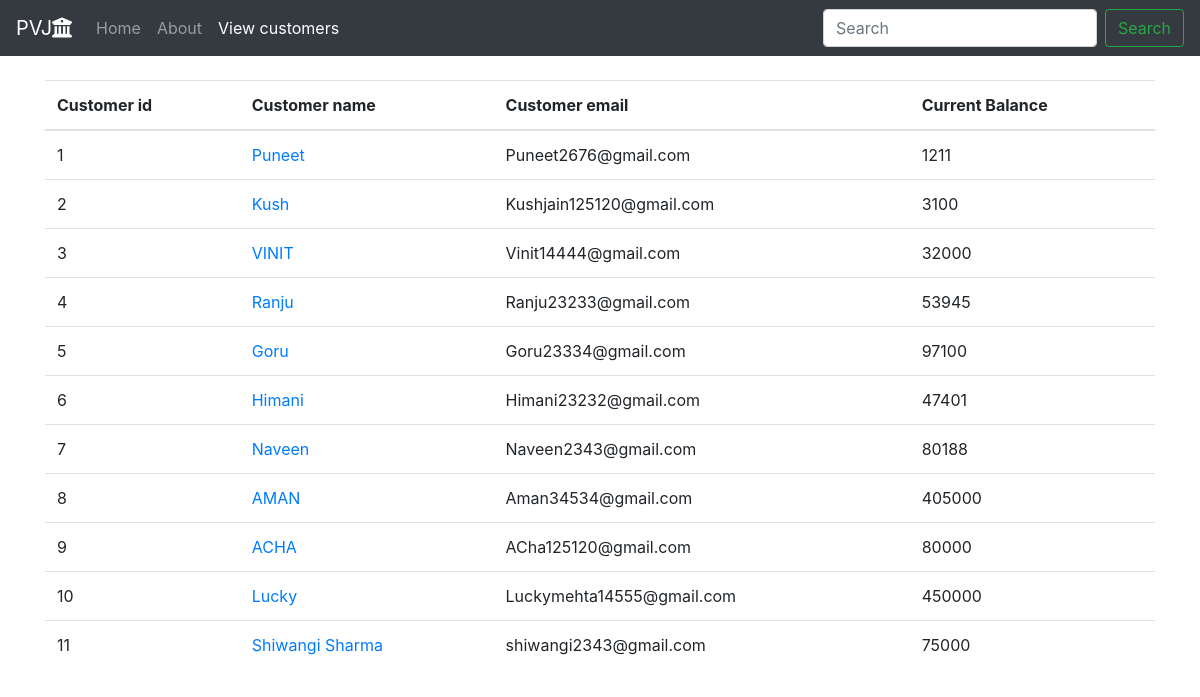
The page /customers.php on the database its author committed.
### tables this page shows
CREATE TABLE IF NOT EXISTS `customer` (
  `id` int(30) NOT NULL AUTO_INCREMENT,
  `name` varchar(255) NOT NULL,
  `email` varchar(255) NOT NULL,
  `CurrentBalance` int(30) NOT NULL,
  PRIMARY KEY (`id`)
);

### functions.php (the view)
<?php
$conn = mysqli_connect("localhost:3308","root","", "hdfc_bank");
function get_customer(){
    global $conn;
$get_customer="SELECT * FROM customer";
$run_customer=mysqli_query($conn, $get_customer);
While($row_customer=mysqli_fetch_array($run_customer)){
            $customer_id=$row_customer['id'];
            $customer_name = $row_customer['name'];
            $customer_email = $row_customer['email'];
            $customer_Balance = $row_customer['CurrentBalance'];
            echo
      "<tr>
            <td>$customer_id</td>
            <td><a href='details.php?customer_id=$customer_id'>$customer_name</a></td>
            <td>$customer_email </td>
            <td>$customer_Balance </td>
            </tr>
    ";
        }
    }
    ?>

### customers.php (shortened to what this page needs)
<!doctype html>
<html lang="en">
<?php
    include("functions.php");
?>
<head>
  <link rel="stylesheet" href="style.css">
  <link rel="stylesheet" href="https://cdn.jsdelivr.net/npm/bootstrap@4.5.3/dist/css/bootstrap.min.css"
>
  <link rel="stylesheet" href="https://stackpath.bootstrapcdn.com/font-awesome/4.7.0/css/font-awesome.min.css">
</head>
<body>
  <nav class="navbar navbar-expand-lg navbar-dark bg-dark ">
    <a class="navbar-brand" href="pvjb.php"></i>PVJ<i class="fa fa-university" aria-hidden="true"></i></a>
    <div class="collapse navbar-collapse" id="navbarSupportedContent">
      <ul class="navbar-nav mr-auto">
        <li class="nav-item ">
          <a class="nav-link" href="index.php">Home <span class="sr-only">(current)</span></a>
        </li>
        <li class="nav-item">
          <a class="nav-link" href="about.php">About </a>
        </li>
        <li class="nav-item active ">
                    <a class="nav-link" href="customers.php"> View customers </a>
                </li>
      </ul>
      <form class="form-inline my-2 my-lg-0">
        <input class="form-control mr-sm-2" type="search" placeholder="Search" aria-label="Search">
        <button class="btn btn-outline-success my-2 my-sm-0" type="submit">Search</button>
      </form>
    </div>
  </nav>
    <br>
    <div class="container">
            <table class="table table-hover">
                <thead>
                    <tr>
                        <th scope="col">Customer id </th>
                        <th scope="col">Customer name </th>
                        <th scope="col">Customer email </th>
                        <th scope="col">Current Balance </th>
                    </tr>
                </thead>
                <tbody>
                    <?php
                        get_customer();
                    ?>
                </tbody>
            </table>
        </div>
</body>
</html>

### style.css (style rules this page uses)
.btn { text-align: center; border: 5px solid gray; border-radius: 30px; background-color: #555; }

### rows shown on the page
customer: id "1", name "Puneet", email "Puneet2676@gmail.com", CurrentBalance "1211"
customer: id "2", name "Kush", email "Kushjain125120@gmail.com", CurrentBalance "3100"
customer: id "3", name "VINIT", email "Vinit14444@gmail.com", CurrentBalance "32000"
customer: id "4", name "Ranju", email "Ranju23233@gmail.com", CurrentBalance "53945"
customer: id "5", name "Goru", email "Goru23334@gmail.com", CurrentBalance "97100"
customer: id "6", name "Himani", email "Himani23232@gmail.com", CurrentBalance "47401"
customer: id "7", name "Naveen", email "Naveen2343@gmail.com", CurrentBalance "80188"
customer: id "8", name "AMAN", email "Aman34534@gmail.com", CurrentBalance "405000"
customer: id "9", name "ACHA", email "ACha125120@gmail.com", CurrentBalance "80000"
customer: id "10", name "Lucky", email "Luckymehta14555@gmail.com", CurrentBalance "450000"
customer: id "11", name "Shiwangi Sharma", email "shiwangi2343@gmail.com", CurrentBalance "75000"
